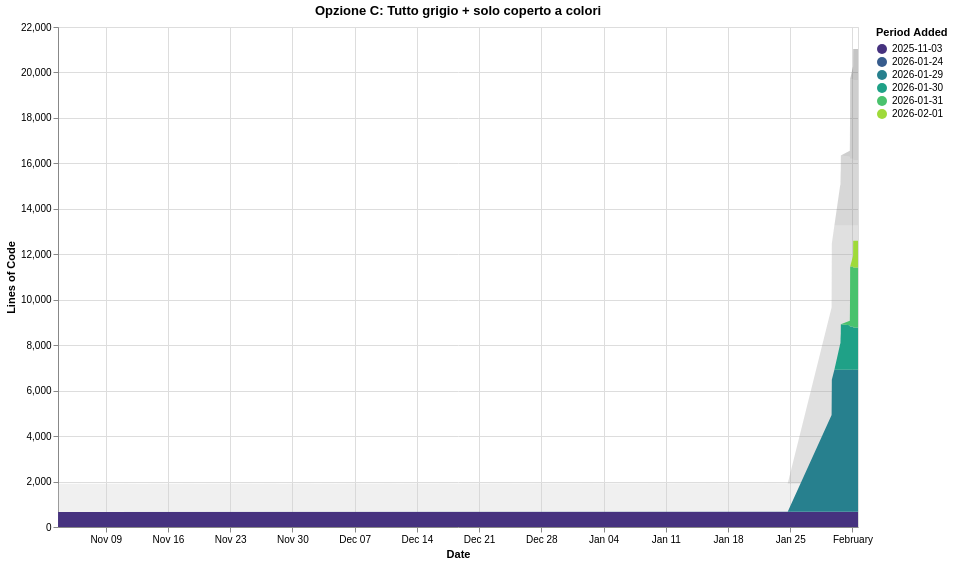

Express this chart as Vega-Lite.
### Vega-Lite specification from a JSON file in a GitHub repository (floating-point values rounded to 4 significant figures; data arrays with more than 128 entries replaced by an {"elided": "..."} marker saying what was removed)
{"$schema": "https://vega.github.io/schema/vega-lite/v5.json", "title": "Opzione C: Tutto grigio + solo coperto a colori", "width": 800, "height": 500, "layer": [{"data": {"values": {"elided": "144 records"}}, "mark": {"type": "area", "opacity": 0.3}, "encoding": {"x": {"field": "commit_date", "type": "temporal", "title": "Date"}, "y": {"field": "line_count", "type": "quantitative", "title": "Lines of Code", "stack": true}, "color": {"field": "period", "type": "ordinal", "scale": {"scheme": "greys"}, "legend": null}, "order": {"field": "period", "sort": "ascending"}}}, {"data": {"values": {"elided": "144 records"}}, "mark": {"type": "area"}, "encoding": {"x": {"field": "commit_date", "type": "temporal"}, "y": {"field": "line_count", "type": "quantitative", "stack": true}, "color": {"field": "period", "type": "ordinal", "scale": {"scheme": "viridis"}, "title": "Period Added"}, "order": {"field": "period", "sort": "ascending"}}}], "resolve": {"scale": {"color": "independent"}}}
